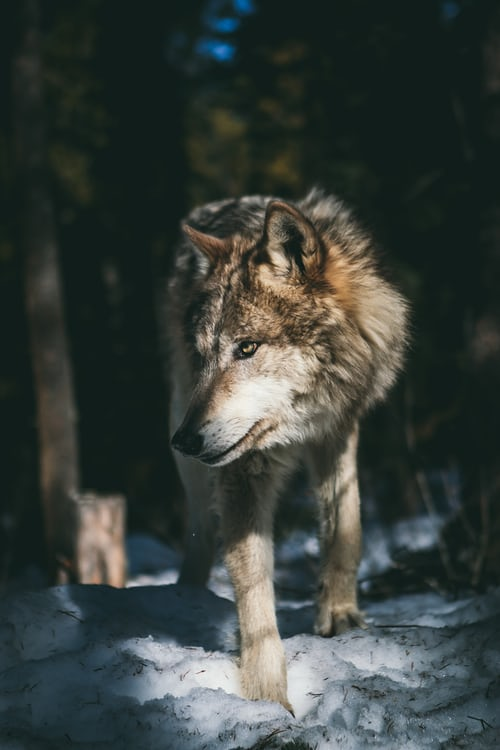
%> input picture wolf.jpg, 500 x 750 px
$ octave main.m   (GNU Octave 9; MATLAB toolbox functions it lacks are replaced by stand-ins)
%> lines starting %> are read from the running program, lines starting %| are printed output that depends on the picture
### Matlab code/getImage.m
function [X] = getImage()

    A = imread("wolf.jpg");
%> A is the input picture: size 750x500x3 uint8; mean R, G, B 55.8, 63.5, 59.7

    % X = double(rgb2gray(A));
    X = im2double(A);
    end

### Matlab code/printImage.m
function[] = printImage(X)
    % PRINTIMAGE Prints the Gray Scale Matrix
    %    X is the Matrix containing the image in Grayscale

    % imagesc(X), axis off, colormap(gray);
    imshow(X), axis off;

    end

### Matlab code/main.m
close all,
clear all,
clc;


%% Explanation on SVD (Referred from MATLAB Documentation)

% [___] = svd(A,"econ") produces an economy-size decomposition of A
% using either of the previous output argument combinations.
% If A is an m-by-n matrix, then,
% m > n — Only the first n columns of U are computed, and S is n-by-n.
% m = n — svd(A,"econ") is equivalent to svd(A).
% m < n — Only the first m columns of V are computed, and S is m-by-m.


%% Printing some Information

fprintf("Application of SVD in Image Compression\n\n");

%% Getting the image, performing SVD and displaying the original image
fprintf("Getting the image and performing SVD\n");

% Replace this line by the commented line to load your image
X = getImage();
% X = im2double(imread("path"));

fprintf("Started Singular Value Decomposition...\n");
tic,
    [RU, RS, RV] = svd(X(:, :, 1), 'econ');
    [GU, GS, GV] = svd(X(:, :, 2), 'econ');
    [BU, BS, BV] = svd(X(:, :, 3), 'econ');
toc;
fprintf("SVD is complete\n\n");

figure("Name", "Original Image");
printImage(X);
title("Original Image")
pause;


%% Plotting the Singular Values
figure("Name", "Singular Values of the Image");

subplot(1, 3, 1);
sigmas = diag(RS);
%> sigmas = 500 values, max 169 at index 1, min 0.00612 at index 500, mean 1.41
semilogy(sigmas, 'k', 'Linewidth', 2);
title("Red");

subplot(1, 3, 2);
sigmas = diag(GS);
%> sigmas = 500 values, max 177.2 at index 1, min 0.00614 at index 500, mean 1.34
semilogy(sigmas, 'k', 'Linewidth', 2);
title("Green");

subplot(1, 3, 3);
sigmas = diag(BS);
%> sigmas = 500 values, max 169.6 at index 1, min 0.00698 at index 500, mean 1.33
semilogy(sigmas, 'k', 'Linewidth', 2);
title("Blue");
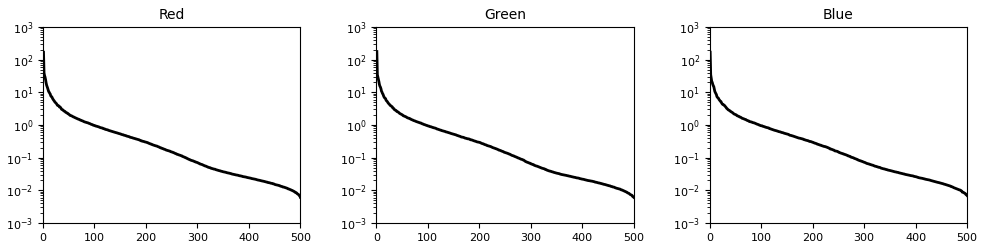
%> figure redrawn from the program's plot data, 3 panels; panel 1: curve peaks at x = 1, y = 169; panel 2: curve peaks at x = 1, y = 177.2; panel 3: curve peaks at x = 1, y = 169.6

fprintf("We can see that the first few values are dominating \n" + ...
    "and consititute most of the image matrix \n\n");
pause;

%% Making Subplots
[m, n, ~] = size(X);
%> m = 750; n = 500

fprintf("Drawing subplots... \n");

% We will be constructing 4 subplots with max_energy/2 as the max energy
maxR = round((n+1) / 4);
%> maxR = 125
maxR = 20*round(maxR/20);  % Converting to nearest multiple of 20
%> maxR = 120

vals = 1:4;
vals = maxR/8 * vals;
%> vals = [15 30 45 60]

figure("Name", "Compressed Images with matrices of rank k");
title("Compressed Images");
plotindex = 1;
for r = vals
    % For r rows

    Xapprox(:, :, 1) = RU(:, 1:r) * RS(1:r, 1:r) * RV(:, 1:r)';
    Xapprox(:, :, 2) = GU(:, 1:r) * GS(1:r, 1:r) * GV(:, 1:r)';
    Xapprox(:, :, 3) = BU(:, 1:r) * BS(1:r, 1:r) * BV(:, 1:r)';

    subplot(2, 2, plotindex);
    plotindex = plotindex + 1;
    printImage(Xapprox);
    title(sprintf("r = %d, %.2f %% storage.", r, 200*r/n));
end
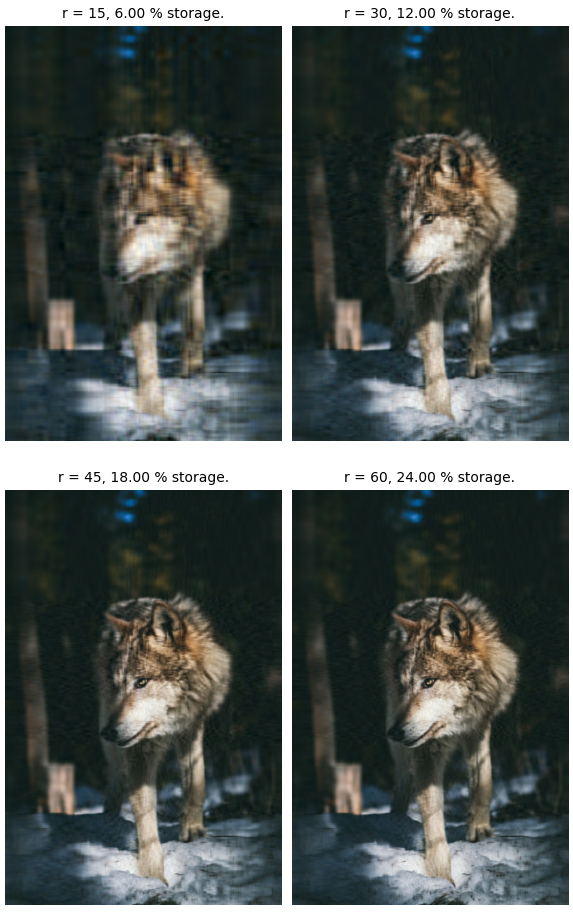
%> figure redrawn from the program's plot data, 4 panels

fprintf("Subplots Drawn\n\n");
pause;


%% Analysing the difference

figure("Name", "Difference in Images");
title("Difference");
plotindex = 1;
for r = [1, 5, 10, 30]
    % For r rows

    Xapprox(:, :, 1) = RU(:, 1:r) * RS(1:r, 1:r) * RV(:, 1:r)';
    Xapprox(:, :, 2) = GU(:, 1:r) * GS(1:r, 1:r) * GV(:, 1:r)';
    Xapprox(:, :, 3) = BU(:, 1:r) * BS(1:r, 1:r) * BV(:, 1:r)';

    subplot(2, 2, plotindex);
    plotindex = plotindex + 1;
    printImage(X - Xapprox);
    title(sprintf("r = %d, %.2f %% storage.", r, 200*r/n));
end
%> this loop made 4 passes
%> pass 1, in printImage (call 6), `imshow(X)`:
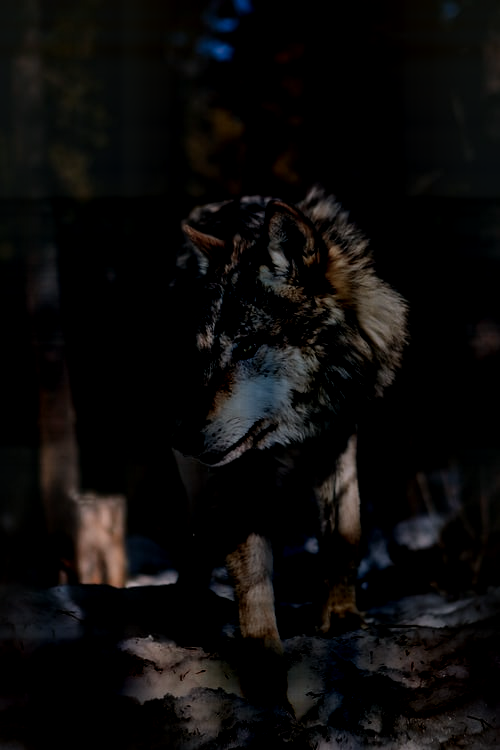
%> displayed picture: size 750x500x3, on the screen's scale of 0 to 255; mean R, G, B 12.1, 11.1, 10.5
%> after the loop:
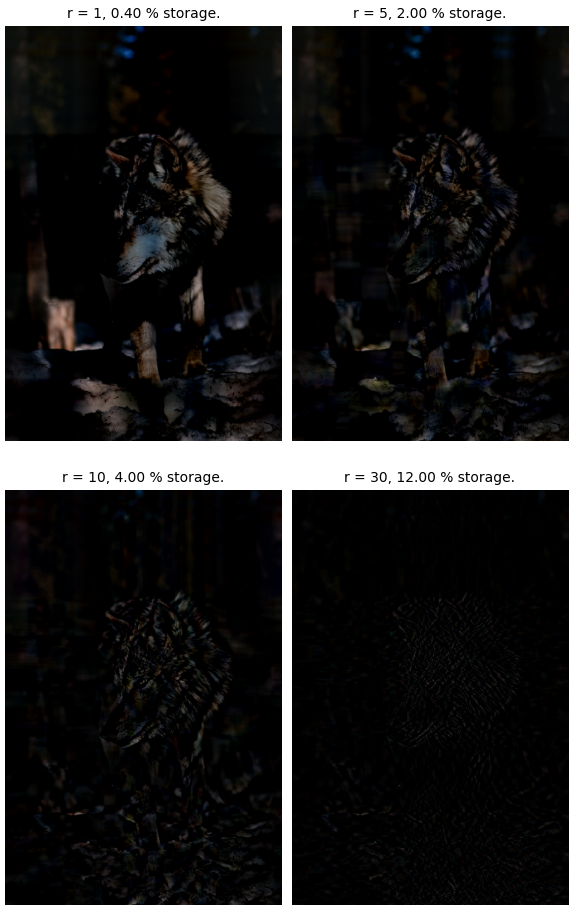
%> figure redrawn from the program's plot data, 4 panels

fprintf("The difference in the images is almost negligible.\n\n")
pause;

%% Analysis of the image using ten Singular Values

fprintf("Analysis of the image using ten Singular Values \n\n");

figure("Name", "Analysing using 10 Singular Values")
r = 10;
Xapprox(:, :, 1) = RU(:, 1:r) * RS(1:r, 1:r) * RV(:, 1:r)';
Xapprox(:, :, 2) = GU(:, 1:r) * GS(1:r, 1:r) * GV(:, 1:r)';
Xapprox(:, :, 3) = BU(:, 1:r) * BS(1:r, 1:r) * BV(:, 1:r)';

subplot(1, 3, 1);
printImage(X);
title("Original Image");

subplot(1, 3, 2);
printImage(Xapprox);
title(sprintf("r = %d, %.2f %% storage.", r, 200*r/n));

subplot(1, 3, 3);
printImage(X - Xapprox);
%> in printImage (call 12), `imshow(X)`:
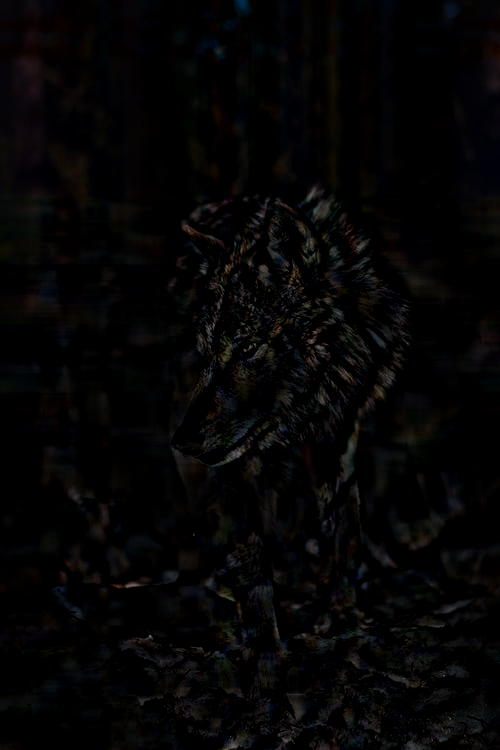
%> displayed picture: size 750x500x3, on the screen's scale of 0 to 255; mean R, G, B 4.9, 4.5, 4.6
title("Difference");
pause;


%% Comparing the Original and 50%

fprintf("Drawing the Comparison plot... \n\n");
figure("Name", ...
    "Comparing the original and the image compressed by about 50%");
title("Comparing the original and the image compressed by about 50%");

r = maxR;
%> r = 120
Xapprox(:, :, 1) = RU(:, 1:r) * RS(1:r, 1:r) * RV(:, 1:r)';
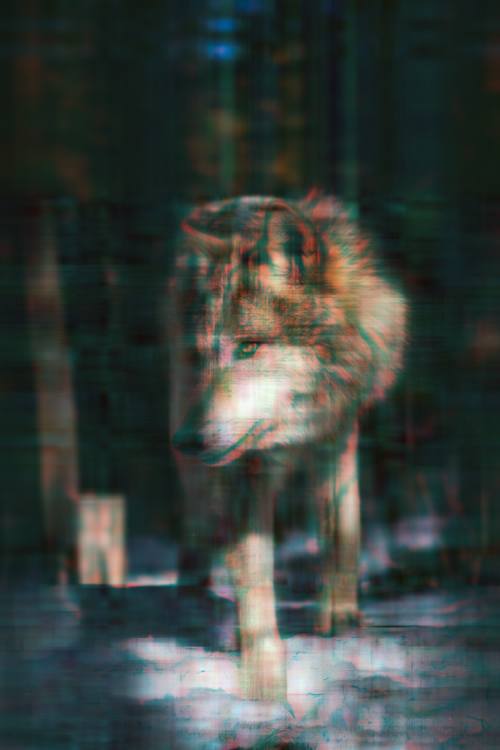
%> Xapprox: size 750x500x3 double; mean R, G, B 0.219, 0.249, 0.233; drawn with min black and max white
Xapprox(:, :, 2) = GU(:, 1:r) * GS(1:r, 1:r) * GV(:, 1:r)';
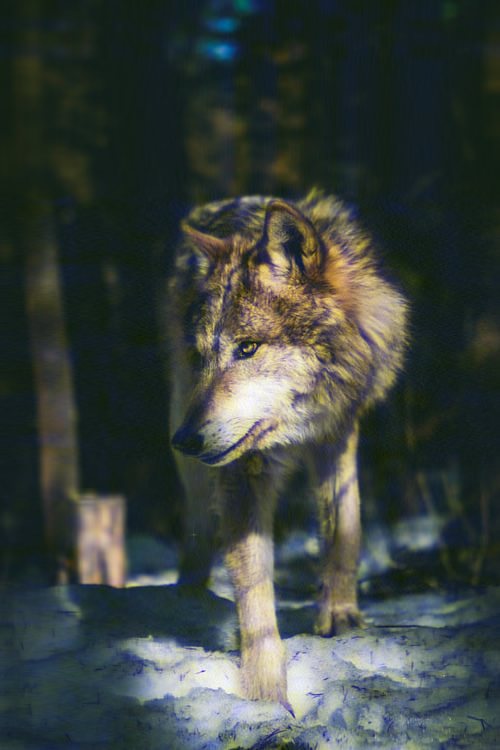
%> Xapprox: size 750x500x3 double; mean R, G, B 0.219, 0.249, 0.233; mean of the top-left, top-right, bottom-left and bottom-right quarters 0.139, 0.19, 0.269, 0.336; drawn with min black and max white
Xapprox(:, :, 3) = BU(:, 1:r) * BS(1:r, 1:r) * BV(:, 1:r)';


subplot(1, 2, 1);
printImage(X);
title("Original Image");

subplot(1, 2, 2);
printImage(Xapprox);
title("Compressed by about 50%");
